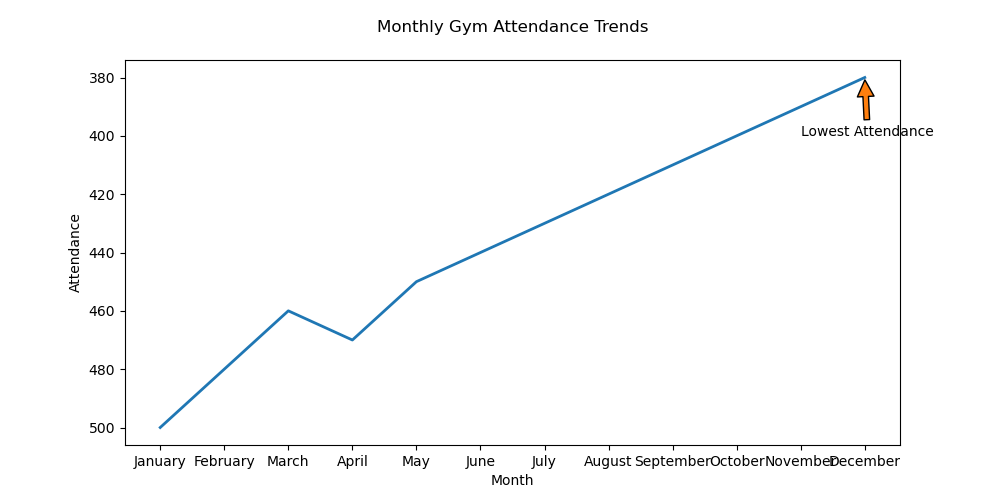

Write the Python code that produced this figure.

import matplotlib.pyplot as plt

months = ['January', 'February', 'March', 'April', 'May', 'June', 
          'July', 'August', 'September', 'October', 'November', 'December']
attendance = [500, 480, 460, 470, 450, 440, 430, 420, 410, 400, 390, 380]

plt.figure(figsize=(10, 5))

plt.plot(months, attendance, color='#1f77b4', linewidth=2)

plt.gca().invert_yaxis()

plt.annotate('Lowest Attendance', xy=('December', 380), xytext=('November', 400),
             arrowprops=dict(facecolor='#ff7f0e', shrink=0.05))

plt.title('Monthly Gym Attendance Trends', pad=20)
plt.xlabel('Month')
plt.ylabel('Attendance')

plt.show()
